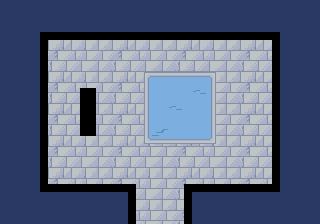

Tiled map render using the project's own tile images. Description and the map definition, with tile-layer contents summarised, below:
An orthogonal 40x28 tile map with 8x8 px tiles, 3 tile layers (gfx, walls, spikes) and 3 objects (2x Enemy, Item).

<map version="1.10" tiledversion="1.10.2" orientation="orthogonal" renderorder="right-down" width="40" height="28" tilewidth="8" tileheight="8" infinite="0" nextlayerid="7" nextobjectid="7">
 <tileset firstgid="1" source="water-temple.tsx" />
 <layer id="1" name="gfx" width="40" height="28">
  <data>[1120 cells, 1120 non-empty, 64 distinct tile ids]</data>
 </layer>
 <layer id="2" name="walls" width="40" height="28">
  <data>[1120 cells, 98 non-empty, 1 distinct tile ids]</data>
 </layer>
 <layer id="3" name="spikes" width="40" height="28">
  <data>[1120 cells, 12 non-empty, 1 distinct tile ids]</data>
 </layer>
 <objectgroup id="5" name="objs">
  <object id="1" name="Octopus" type="Enemy" x="176" y="128">
   <properties>
    <property name="flags" type="int" value="1" />
    <property name="health" type="int" value="1" />
    <property name="walk" value="P100" />
   </properties>
   <point />
  </object>
  <object id="4" name="Goggles" type="Item" x="64" y="112">
   <point />
  </object>
  <object id="5" name="Octopus" type="Enemy" x="128" y="88">
   <point />
  </object>
 </objectgroup>
</map>
